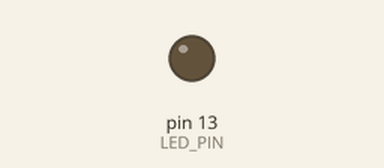
Simulated run of this sketch. Board: Arduino Uno, built with avr-gcc and run on an emulated ATmega328P. Shown: output pins drawn as LEDs (lit = HIGH).

Above: at 0.7 s.
At 5.45 s:
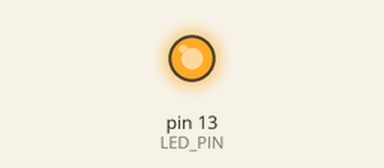
Timing chart, 0 to 8.3 s (numbered marks = the images above):
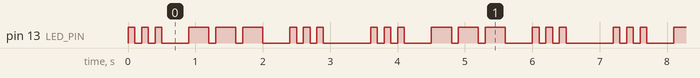

Measured:
- by itself, pin 13 (LED_PIN): repeats every 3.6 s: 2 × (LOW 0.10 s, HIGH 0.10 s), LOW 0.40 s, 2 × (HIGH 0.30 s, LOW 0.10 s), HIGH 0.30 s, LOW 0.40 s, 2 × (HIGH 0.10 s, LOW 0.10 s), HIGH 0.10 s, LOW 0.70 s, HIGH 0.10 s
- by itself, everything shown: repeats every 3.6 s, in 18 steps

The sketch:

L1P3.ino
```cpp
String morsetable[] = {
    // Letters A-Z (indices 0-25)
    ".-", "-...", "-.-.", "-..", ".", "..-.", "--.", "....",
    "..", ".---", "-.-", ".-..", "--", "-.", "---", ".--.",
    "--.-", ".-.", "...", "-", "..-", "...-", ".--", "-..-",
    "-.--", "--..",
    // Digits start here (indices 26-35)
    ".----", "..--", "...--", "....-", "....",
    "-...", "--...", "---..", "----.", "-----"
};

int t_unit = 100;
const int LED_PIN = 13;


/* Convert a character to an index into the morse code table.
 *  Rules:
 *    If it's an uppercase letter (A-Z) then return 0-25
 *    If it's a digit (0-9) then return 26-35
 *    Anything else return -1
 *  Assumption:
 *    The character has already been converted to uppercase if it's a letter.
 */
int lookup(char c){

  // If the character is not a valid letter or digit then return -1
  if( !isAlphaNumeric(c) ){
    return -1;
  }


  // Now we do a bit of ASCII trickery to convert letters & digits
  // into positions in our lookup table. See https://www.arduino.cc/reference/en/language/variables/data-types/char/
  // Letters are easier
  if( isAlpha(c) ){
    return c - 'A';
  }

  if( isDigit(c) ){
    // add on 25 because the digits come after the letters in the table, so we skip that far
    return (c - '0') + 25;
  }

}


void setup() {
  // put your setup code here, to run once:
  Serial.begin(9600);
  pinMode (LED_PIN, OUTPUT);
}

void loop() {
  // put your main code here, to run repeatedly:

  // morse for for SOS, this is S sequence:
  digitalWrite(LED_PIN, HIGH);
  delay(t_unit);
  digitalWrite(LED_PIN, LOW);
  delay(t_unit);
  digitalWrite(LED_PIN, HIGH);
  delay(t_unit);
  digitalWrite(LED_PIN, LOW);
  delay(t_unit);
  digitalWrite(LED_PIN, HIGH);
  delay(t_unit);
  digitalWrite(LED_PIN, LOW);
  delay(t_unit);
  //pause
  delay(t_unit*3);

  //sequence for O:
  digitalWrite(LED_PIN, HIGH);
  delay(t_unit*3);
  digitalWrite(LED_PIN, LOW);
  delay(t_unit);
  digitalWrite(LED_PIN, HIGH);
  delay(t_unit*3);
  digitalWrite(LED_PIN, LOW);
  delay(t_unit);
  digitalWrite(LED_PIN, HIGH);
  delay(t_unit*3);
  digitalWrite(LED_PIN, LOW);
  delay(t_unit);
  //pause
  delay(t_unit*3);

  //sequence for second S
  digitalWrite(LED_PIN, HIGH);
  delay(t_unit);
  digitalWrite(LED_PIN, LOW);
  delay(t_unit);
  digitalWrite(LED_PIN, HIGH);
  delay(t_unit);
  digitalWrite(LED_PIN, LOW);
  delay(t_unit);
  digitalWrite(LED_PIN, HIGH);
  delay(t_unit);
  digitalWrite(LED_PIN, LOW);
  delay(t_unit);
  //pause
  delay(t_unit*3);

  //stop
  delay(t_unit*3);


}
```
